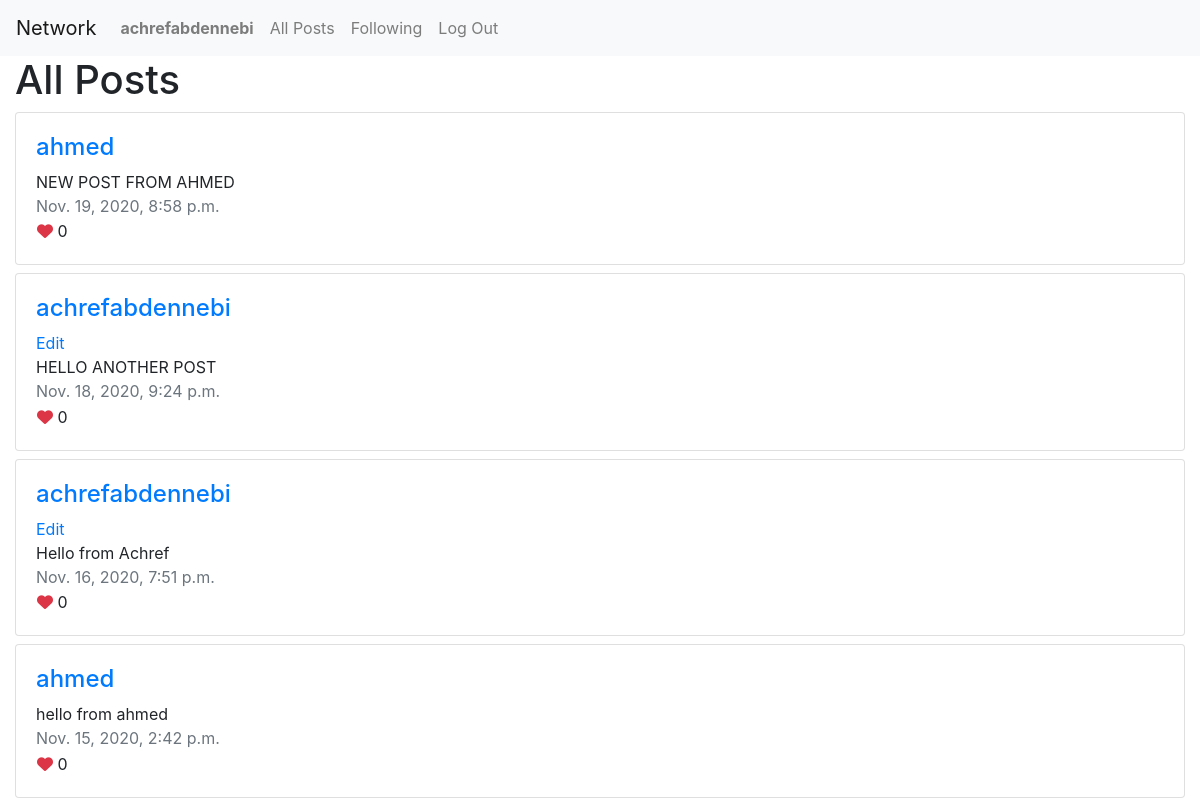
Screenshot of /posts (signed in) with the database file from the repository.
### network/models.py (models this page shows, shortened)
class User(AbstractUser):
    pass

class Post(models.Model):
    content = models.CharField(max_length=250)
    created_by = models.ForeignKey(User,null=True, blank=True, on_delete=DO_NOTHING, related_name="users")
    likes = models.IntegerField(default=0)
    created_date = models.DateTimeField()

### network/views.py (the view)
# urls.py: path("posts", views.getPostList, name="posts"),
def getPostList(request):
    posts = Post.objects.all().order_by('-created_date')
    return render(request, "network/post.html", {
        "posts": posts
    })

### network/templates/network/post.html
{% extends "network/layout.html" %}
{% block body %}
<div class="container-fluid">
    <h1>All Posts</h1>
    {% for post in posts %}
    <div class="row mt-2">
        <div class="col-md-12">
            <div class="card">
                <div class="card-body">
                    <div class="post-detail">
                        <h4>
                            <a href="{% url 'profile' post.created_by.id %}">
                                {{ post.created_by }}
                            </a>
                        </h4>
                        {% if post.created_by.id ==  user.id %}
                        <a href="#">Edit</a>
                        {% endif %}
                        <div class="post-content">
                            {{ post.content }}
                        </div>
                        <span class="text-muted">{{ post.created_date }}</span>
                        <div class="post-reaction">
                            <button type="button" class="btn p-0">
                                <i class="fas fa-heart text-danger"></i>
                                <span class="font-weight-normal">{{post.likes}}</span>
                            </button>
                        </div>
                    </div>
                </div>
            </div>
        </div>
    </div>
    {% endfor %}
</div>
{% endblock %}

### network/templates/network/layout.html (shortened to what this page needs)
{% load static %}
<!DOCTYPE html>
<html lang="en">
    <head>
        <link rel="stylesheet" href="https://stackpath.bootstrapcdn.com/bootstrap/4.4.1/css/bootstrap.min.css">
        <link href="{% static 'network/styles.css' %}" rel="stylesheet">
    </head>
    <body>
        <nav class="navbar navbar-expand-lg navbar-light bg-light">
            <a class="navbar-brand" href="#">Network</a>
            <div>
              <ul class="navbar-nav mr-auto">
                {% if user.is_authenticated %}
                    <li class="nav-item">
                        <a class="nav-link" href="{% url 'index' %}"><strong>{{ user.username }}</strong></a>
                    </li>
                {% endif %}
                <li class="nav-item">
                  <a class="nav-link" href="{% url 'posts' %}">All Posts</a>
                </li>
                {% if user.is_authenticated %}
                    <li class="nav-item">
                        <a class="nav-link" href="#">Following</a>
                    </li>
                    <li class="nav-item">
                        <a class="nav-link" href="{% url 'logout' %}">Log Out</a>
                    </li>
                {% endif %}
              </ul>
            </div>
          </nav>
        <div class="body">
            {% block body %}
            {% endblock %}
        </div>
    </body>
</html>

### rows the page displays
User: username "achrefabdennebi"
Post: created_by "ahmed", content "NEW POST FROM AHMED", created_date "Nov. 19, 2020, 8:58 p.m.", likes "0"
Post: created_by "achrefabdennebi", shows "Edit", content "HELLO ANOTHER POST", created_date "Nov. 18, 2020, 9:24 p.m.", likes "0"
Post: created_by "achrefabdennebi", shows "Edit", content "Hello from Achref", created_date "Nov. 16, 2020, 7:51 p.m.", likes "0"
Post: created_by "ahmed", content "hello from ahmed", created_date "Nov. 15, 2020, 2:42 p.m.", likes "0"
